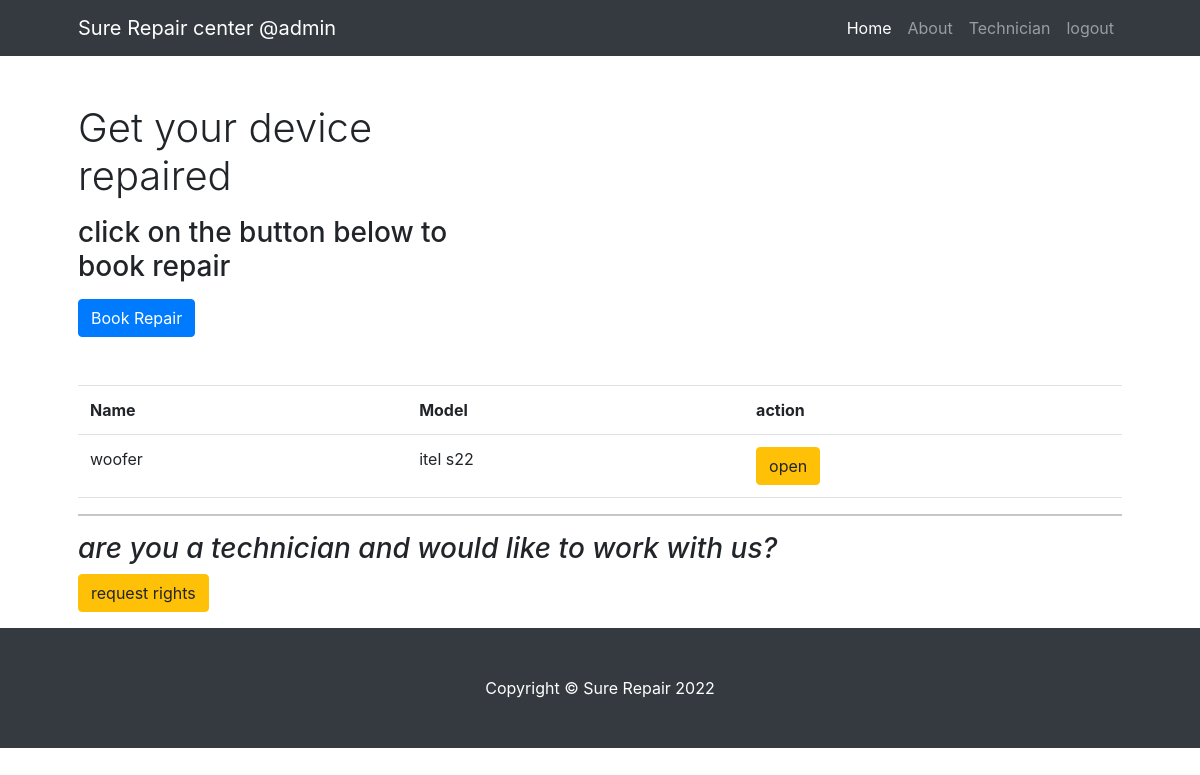
Before: /index (signed in) with the older database file.
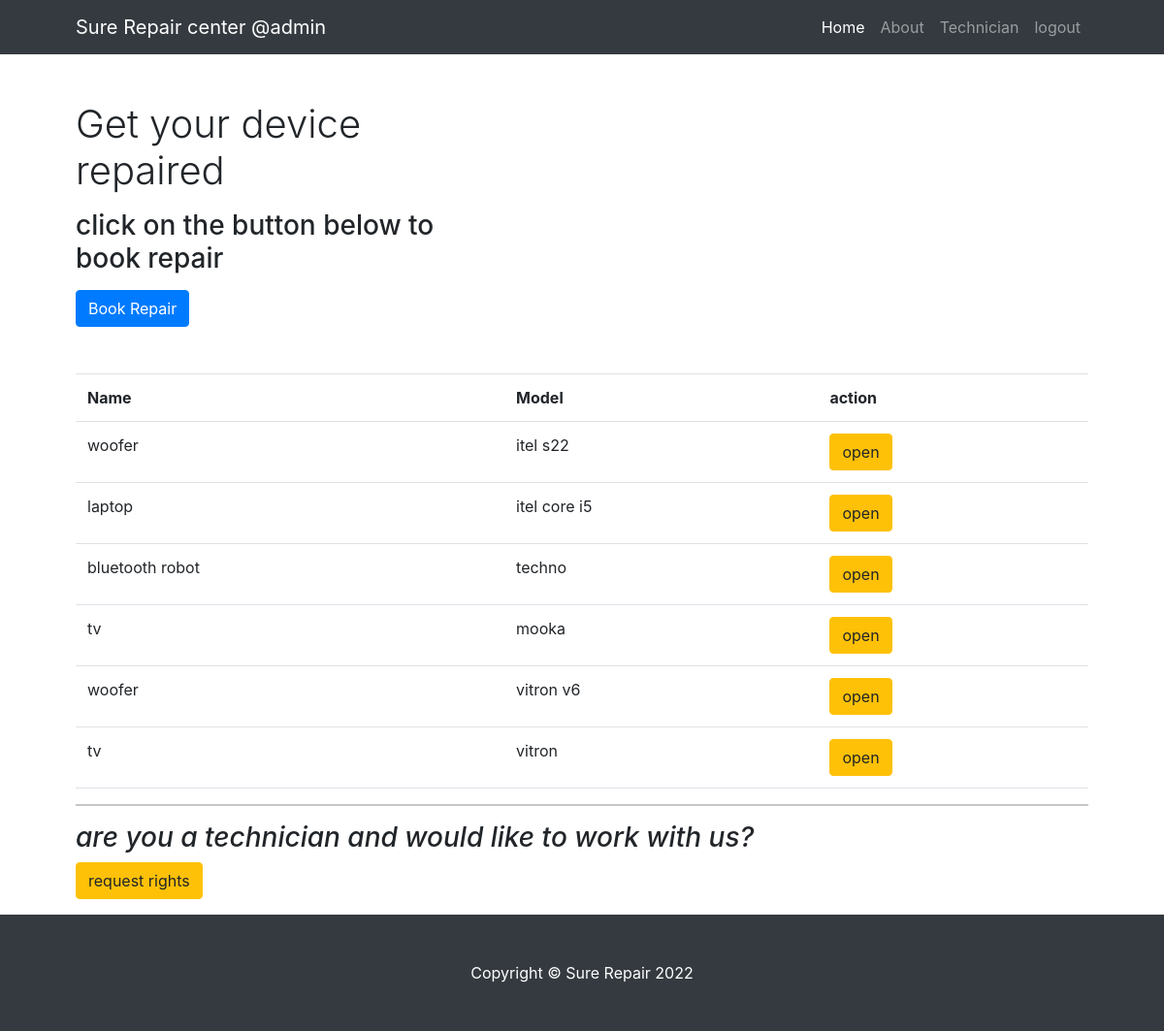
After: the same page with the newer database file.
### app/models.py (models this page shows, shortened)
class User(db.Model,UserMixin):
    id = db.Column(db.Integer, primary_key=True)
    username = db.Column(db.String(64), index=True, unique=True)
    email = db.Column(db.String(120), index=True, unique=True)
    password = db.Column(db.String(128))
    is_admin=db.Column(db.Boolean())
    is_technician=db.Column(db.Boolean())
    user_key=db.Column(db.String(255))
    type=db.Column(db.String(55),default='normal')
    phone=db.Column(db.Integer)
    devices=db.relationship('Device',backref='user',lazy='dynamic')

class Device(db.Model):
    id=db.Column(db.Integer,primary_key=True)
    name=db.Column(db.String(255))
    model=db.Column(db.String(100))
    fault=db.Column(db.String(255))
    device_key=db.Column(db.String(255))
    user_id=db.Column(db.Integer,db.ForeignKey('user.id'))
    repair_price=db.Column(db.Integer())
    status=db.Column(db.String(100),default='booked')
    tech_resolution=db.Column(db.String(255),default='none')

### app/routes.py (the view)
@app.route('/index',methods=['GET','POST'])
@login_required
def index():
    devices=Device.query.filter_by(user_id=current_user.id)
    return render_template('index.html',devices=devices)

### app/models.py (called while the page is built)
@loginmanager.user_loader
def load_user(id):
    return User.query.get(int(id))

### app/templates/index.html (shortened to what this page needs)
<!DOCTYPE html>
<html lang="en">
    <head>
        <link href="{{url_for('static',filename='css/styles.css')}}" rel="stylesheet" />
        <link rel="stylesheet" href="https://cdn.jsdelivr.net/npm/bootstrap@4.0.0/dist/css/bootstrap.min.css">
    </head>
    <body>
        <nav class="navbar navbar-expand-lg navbar-dark bg-dark">
            <div class="container px-5">
                <a class="navbar-brand" href="#!">Sure Repair center  @{{current_user.username}}</a>
                <div class="collapse navbar-collapse" id="navbarSupportedContent">
                    <ul class="navbar-nav ms-auto mb-2 mb-lg-0">
                        <li class="nav-item"><a class="nav-link active" aria-current="page" href="#!">Home</a></li>
                        <li class="nav-item"><a class="nav-link" href="#!">About</a></li>
                        <li class="nav-item"><a class="nav-link" href="{{url_for('technician',usk=current_user.user_key)}}">Technician</a></li>
                        {% if current_user.is_authenticated %}
                        <li class="nav-item"><a class="nav-link" href="{{url_for('logout')}}">logout</a></li>
                        {%endif%}
                    </ul>
                </div>
            </div>
        </nav>
        <div class="container px-4 px-lg-5">
            <div class="row gx-4 gx-lg-5 align-items-center my-5">
                <div class="col-lg-5">
                    <h1 class="font-weight-light">Get your device repaired</h1>
                    <p><h3>click on the button below to book repair</h3></p>
                    <a class="btn btn-primary" href="{{url_for('book_repair')}}">Book Repair</a>
                </div>
            </div>
              <table class="table">
                         <tr>
                             <th>Name</th>
                             <th>Model</th>
                             <th>action</th>
                         </tr>
                    {%for device in devices %}
                         <tr>
                             <td>{{device.name}}</td>
                             <td>{{device.model}}</td>
                             <td>
                               <a href="{{url_for('view_device',dvk=device.device_key)}}" class="btn btn-warning sm">open</a>
                             </td>
                         </tr>
                    {%endfor%}
                </table>
            <hr>
            <p><h3><i>are you a technician and would like to work with us?</i></h3>
             <a href="" class="btn btn-warning">request rights</a>
            </p>
        </div>
        <footer class="py-5 bg-dark">
            <div class="container px-4 px-lg-5"><p class="m-0 text-center text-white">Copyright &copy; Sure Repair 2022</p></div>
        </footer>
    </body>
</html>

Changed rows visible on the page:
added Device: name "laptop", model "itel core i5"
added Device: name "bluetooth robot", model "techno"
added Device: name "tv", model "mooka"
added Device: name "woofer", model "vitron v6"
added Device: name "tv", model "vitron"
